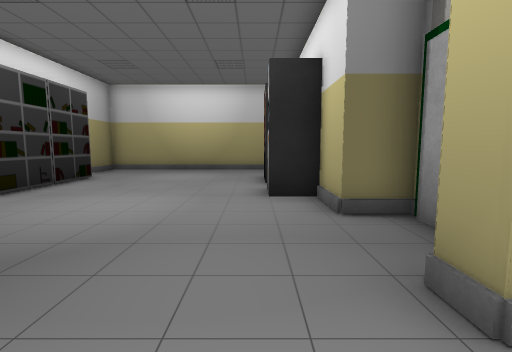
View 1 (above)

17 first-person views from a walk through a 3-D level made in the Unity game engine. The camera is 1.2 m above the floor, tilts 6° down and sees 85° across. The floor is counted in squares, 1 m on a side. Each view is taken from the middle of a square. On the plan, view 1 faces up. The plan holds only what a view shows up to about 13 squares ahead; the rest is blank. Some surface patterns are stand-ins.

View 2
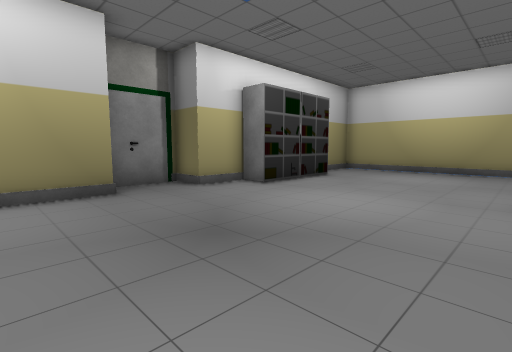

View 3
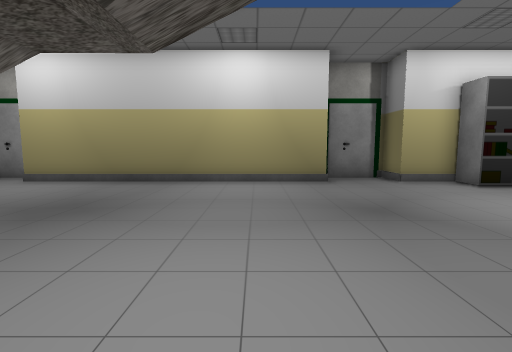

View 4
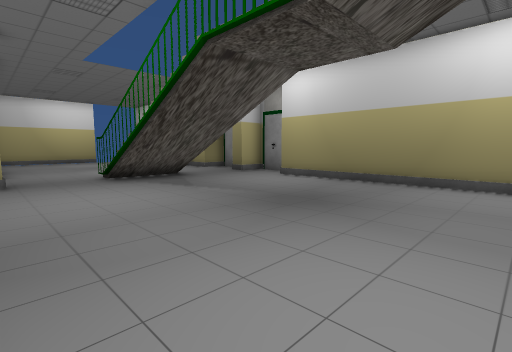

View 5
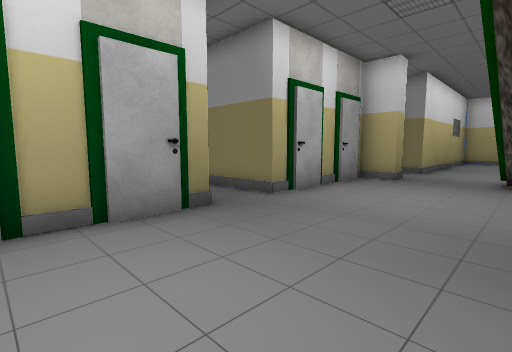

View 6
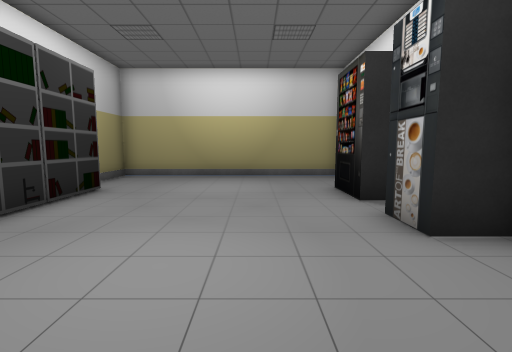

View 7
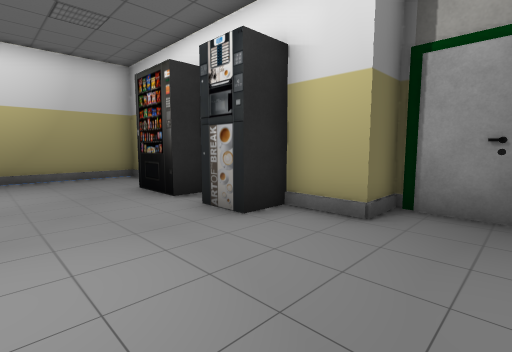

View 8
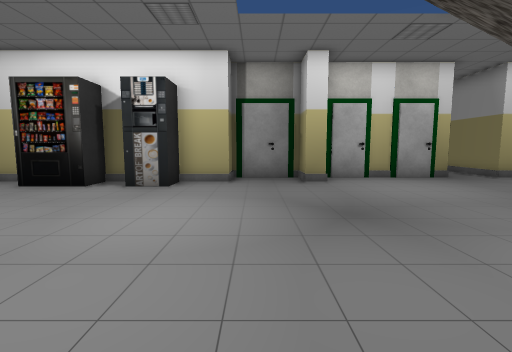

View 9
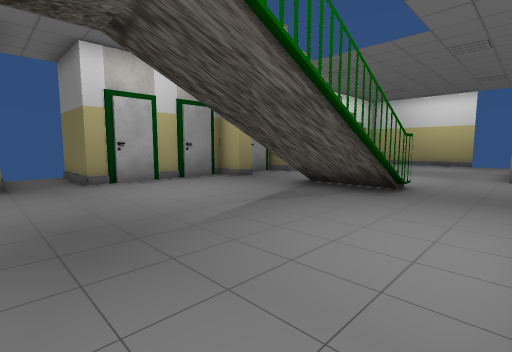

View 10
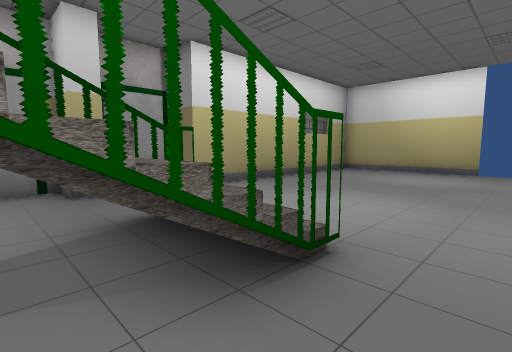

View 11
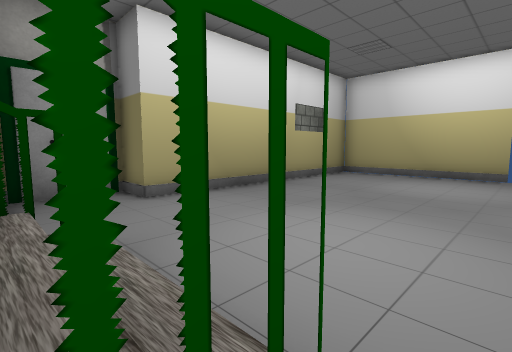

View 12
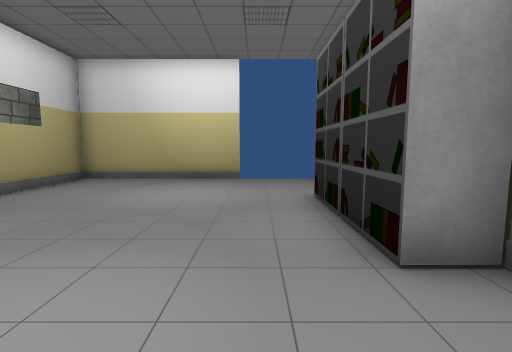

View 13
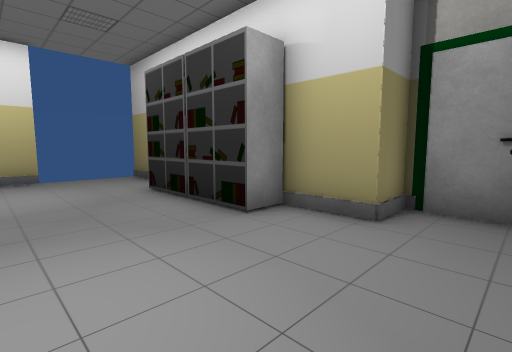

View 14
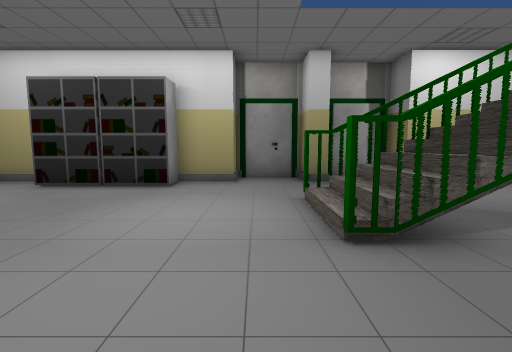

View 15
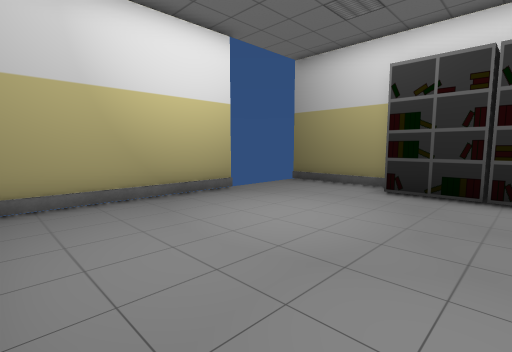

View 16
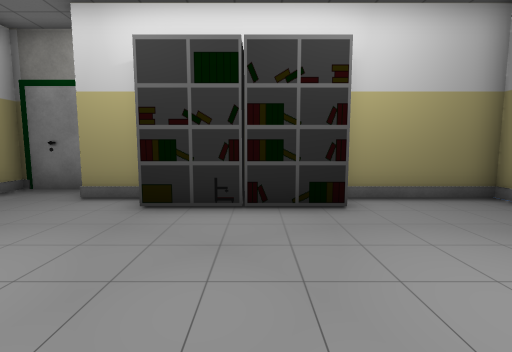

View 17
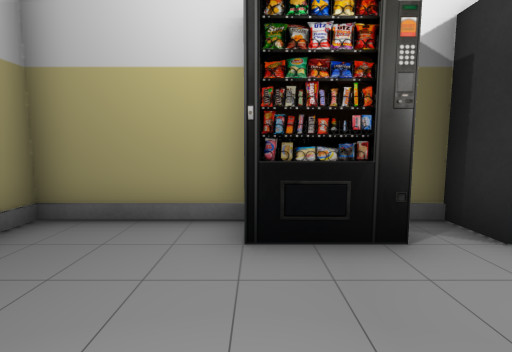

### Floor plan
Key: @ floor where view 1 was taken; # wall or solid block; . floor; / step, stairs or slope; = window, fence, low wall or low ledge; O other object.
Columns run from 9 left of view 1 to 6 right of it. Each row starts with its distance up from view 1.
 15  ###########
 14  #.........#
 13  #.........#
 12  #.........#
 11   #......#O#
 10   ##.....O #
  9   O#......O#
  8    #.....###
  7   O#.....O##
  6  #.........#
  5 ##.........##
  4 #...........#
  3 #...........#
  2 ##.........##
  1  #..........#
  0  #.......@..#
 -1  #..........#
 -2  #..........#
 -3  #..........#
 -4  #.............
 -5  #.............
 -6  #..........####
 -7  #..........#
 -8 ##...=//....#
 -9 #....=//=...#
-10 #....=//=...#
-11 ##...=//=..##
-12 #....=//=...#
-13 #...........#
-14 ##.........##
-15  #.........#
-16  #O........#
-17  ##........#
-18   O........#
-19   #........#
-20  ##........#
-21  #.........#
-22  #.........#
-23  #.........#
-24  #   #######

Positions as (right, up) in squares from view 1, and headings:
1: (0, 0), facing up
2: (0, 0), facing up-left
3: (2, 0), facing left
4: (2, 0), facing down-left
5: (-2, 0), facing down-right
6: (-2, 3), facing up
7: (-3, 3), facing up-right
8: (-8, 4), facing right
9: (-7, -3), facing down-right
10: (-6, -9), facing down-right
11: (-5, -11), facing down-right
12: (-5, -13), facing down
13: (-3, -12), facing down-left
14: (2, -13), facing left
15: (1, -17), facing down-left
16: (-1, 9), facing left
17: (-3, 11), facing right
